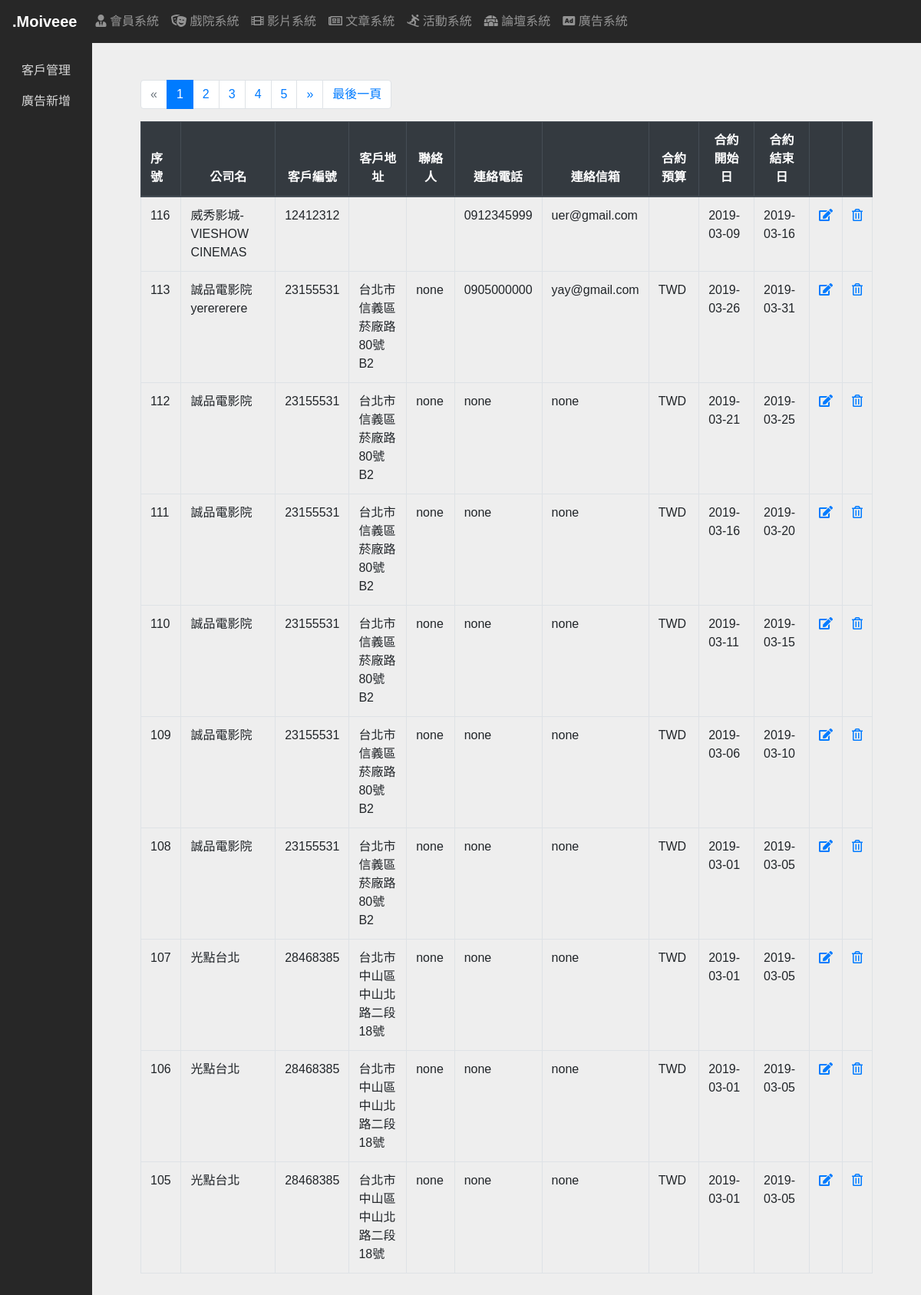
The app's page /php/ann_client_list.php with its own data.
### tables this page shows
CREATE TABLE `ad` (
  `sn` int(11) NOT NULL,
  `client_name` varchar(255) NOT NULL,
  `client_number` varchar(255) NOT NULL,
  `client_address` varchar(255) NOT NULL,
  `client_poc` varchar(255) NOT NULL,
  `client_mobile` varchar(255) NOT NULL,
  `client_email` varchar(255) NOT NULL,
  `contract_budget` varchar(255) NOT NULL,
  `contract_start_date` date NOT NULL,
  `contract_end_date` date NOT NULL,
  `ad_name` varchar(255) NOT NULL,
  `ad_pic` varchar(255) NOT NULL,
  `ad_link` varchar(255) NOT NULL,
  `ad_link_count` varchar(255) NOT NULL,
  `ad_start_time` datetime NOT NULL,
  `ad_end_time` datetime NOT NULL
);

### php/ann_client_list.php (the view, shortened to what this page needs)
<?php
require __DIR__ . '/PDO.php';
$per_page = 10;
$page = isset($_GET['page']) ? intval($_GET['page']) : 1;
$t_sql = "SELECT COUNT(1) FROM ad";
$t_stmt = $pdo->query($t_sql);
$total_rows = $t_stmt->fetch(PDO::FETCH_NUM)[0];
$total_pages = ceil($total_rows / $per_page);
$sql = sprintf("SELECT * FROM ad ORDER BY sn DESC LIMIT %s, %s", ($page - 1) * $per_page, $per_page);
$stmt = $pdo->query($sql);
$rows = $stmt->fetchAll(PDO::FETCH_ASSOC);
?>
<?php include __DIR__ . '/head.php'; ?>
<?php include __DIR__ . '/nav.php'; ?>
<?php include __DIR__.'/ann_side_nav.php'?>
<section class="dashboard">
    <div class="container">
        <div class="row">
            <div class="col-lg-12">
                <nav aria-label="Page navigation example">
                    <ul class="pagination">
                        <li class="page-item <?= $page <= 1 ? 'disabled' : '' ?>">
                            <a class="page-link" aria-label="Previous" href="?page=<?= $page - 1 ?>">
                                <span aria-hidden="true">&laquo;</span>
                            </a>
                        </li>
                        <?php for ($i = 1; $i <= $total_pages; $i++): ?>
                        <li class="page-item <?= $i == $page ? 'active' : '' ?>">
                            <a class="page-link" href="?page=<?= $i ?>"><?= $i ?></a>
                        </li>
                        <?php endfor ?>
                        <li class="page-item <?= $page >= $total_pages ? 'disabled' : '' ?>">
                            <a class="page-link" aria-label="Next" href="?page=<?= $page + 1 ?>">
                                <span aria-hidden="true">&raquo;</span>
                            </a>
                        </li>
                        <li class="page-item">
                            <a class="page-link" href="ann_client_list.php?page=<?php echo $total_pages;?>">最後一頁</a>
                        </li>
                    </ul>
                </nav>
            </div>
        </div>
        <div class="row">
            <div class="col-lg-12">
                <table class="table table-bordered table-hover">
                    <thead class="thead-dark">
                        <tr>
                            <th scope="col">序號</th>
                            <th scope="col" class="text-center">公司名</th>
                            <th scope="col" class="text-center">客戶編號</th>
                            <th scope="col" class="text-center">客戶地址</th>
                            <th scope="col" class="text-center">聯絡人</th>
                            <th scope="col" class="text-center">連絡電話</th>
                            <th scope="col" class="text-center">連絡信箱</th>
                            <th scope="col" class="text-center">合約預算</th>
                            <th scope="col" class="text-center">合約開始日</th>
                            <th scope="col" class="text-center">合約結束日</th>
                            <th scope="col"><i class="fas fa-edit" style="display: none"></i></th>
                            <th scope="col"><i class="far fa-trash-alt" style="display: none"></i></th>
                        </tr>
                    </thead>
                    <tbody>
                        <?php foreach($rows as $row): ?>
                        <tr>
                            <td><?= $row['sn'] ?></td>
                            <td><?= $row['client_name'] ?></td>
                            <td><?= $row['client_number'] ?></td>
                            <td><?= strip_tags($row['client_address']) ?></td>
                            <td><?= $row['client_poc'] ?></td>
                            <td><?= $row['client_mobile'] ?></td>
                            <td><?= $row['client_email'] ?></td>
                            <td><?= $row['contract_budget'] ?></td>
                            <td><?= $row['contract_start_date'] ?></td>
                            <td><?= $row['contract_end_date'] ?></td>
                            <td>
                                <a href="ann_client_update.php?sn=<?= $row['sn'] ?>">
                                    <i class="fas fa-edit"></i>
                                </a>
                            </td>
                            <td>
                                <a href="javascript: delete_it(<?= $row['sn'] ?>)">
                                    <i class="far fa-trash-alt"></i>
                                </a>
                            </td>
                        </tr>
                        <?php endforeach; ?>
                    </tbody>
                </table>
            </div>
        </div>
    </div>
</section>
<?php include __DIR__ . '/foot.php'; ?>

### css/main.css (style rules this page uses)
html,body { background:#eee; font-family:'Noto Sans TC', sans-serif,Verdana, Geneva, Tahoma, sans-serif; }
.dashboard { position:fixed; top:56px; left:120px; right:0; bottom:auto; padding:3rem; }

### php/head.php (style rules this page uses)
html,body { background:#eee; font-family:'Noto Sans TC', sans-serif,Verdana, Geneva, Tahoma, sans-serif; }
.dashboard { position:absolute; top:56px; left:120px; right:0; padding:3rem; }

### records on screen
ad: sn "116", client_name "威秀影城- VIESHOW CINEMAS", client_number "12412312", client_mobile "0912345999", client_email "uer@gmail.com", contract_start_date "2019-03-09", contract_end_date "2019-03-16"
ad: sn "113", client_name "誠品電影院yerererere", client_number "23155531", client_address "台北市信義區菸廠路80號B2", client_poc "none", client_mobile "0905000000", client_email "yay@gmail.com", contract_budget "TWD", contract_start_date "2019-03-26", contract_end_date "2019-03-31"
ad: sn "112", client_name "誠品電影院", client_number "23155531", client_address "台北市信義區菸廠路80號B2", client_poc "none", client_mobile "none", client_email "none", contract_budget "TWD", contract_start_date "2019-03-21", contract_end_date "2019-03-25"
ad: sn "111", client_name "誠品電影院", client_number "23155531", client_address "台北市信義區菸廠路80號B2", client_poc "none", client_mobile "none", client_email "none", contract_budget "TWD", contract_start_date "2019-03-16", contract_end_date "2019-03-20"
ad: sn "110", client_name "誠品電影院", client_number "23155531", client_address "台北市信義區菸廠路80號B2", client_poc "none", client_mobile "none", client_email "none", contract_budget "TWD", contract_start_date "2019-03-11", contract_end_date "2019-03-15"
ad: sn "109", client_name "誠品電影院", client_number "23155531", client_address "台北市信義區菸廠路80號B2", client_poc "none", client_mobile "none", client_email "none", contract_budget "TWD", contract_start_date "2019-03-06", contract_end_date "2019-03-10"
ad: sn "108", client_name "誠品電影院", client_number "23155531", client_address "台北市信義區菸廠路80號B2", client_poc "none", client_mobile "none", client_email "none", contract_budget "TWD", contract_start_date "2019-03-01", contract_end_date "2019-03-05"
ad: sn "107", client_name "光點台北", client_number "28468385", client_address "台北市中山區中山北路二段18號", client_poc "none", client_mobile "none", client_email "none", contract_budget "TWD", contract_start_date "2019-03-01", contract_end_date "2019-03-05"
ad: sn "106", client_name "光點台北", client_number "28468385", client_address "台北市中山區中山北路二段18號", client_poc "none", client_mobile "none", client_email "none", contract_budget "TWD", contract_start_date "2019-03-01", contract_end_date "2019-03-05"
ad: sn "105", client_name "光點台北", client_number "28468385", client_address "台北市中山區中山北路二段18號", client_poc "none", client_mobile "none", client_email "none", contract_budget "TWD", contract_start_date "2019-03-01", contract_end_date "2019-03-05"
